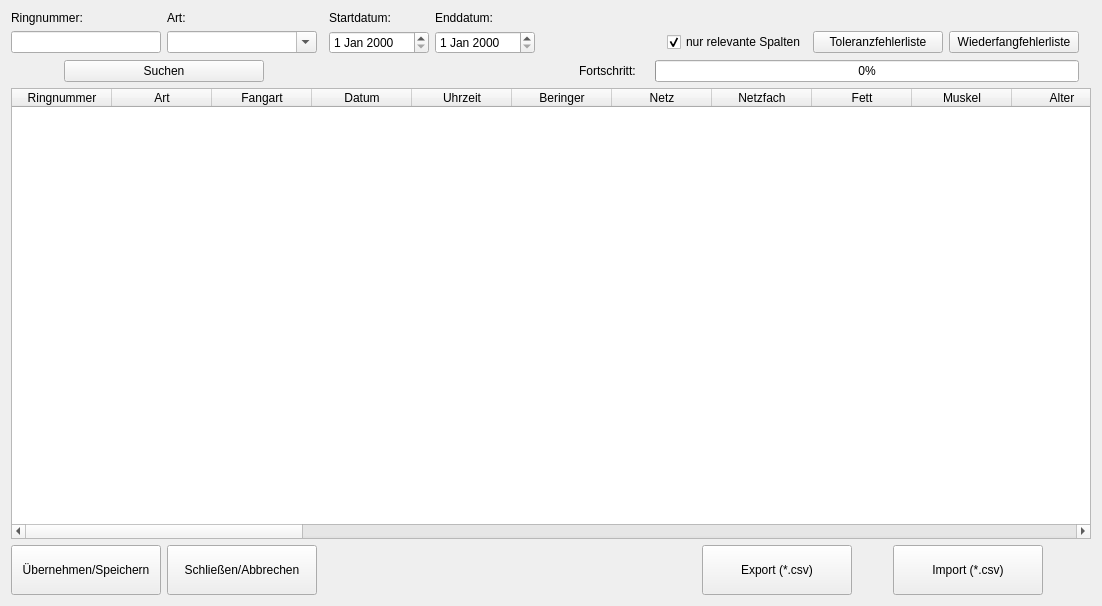
<?xml version="1.0" encoding="UTF-8"?>
<ui version="4.0">
 <class>Form</class>
 <widget class="QWidget" name="Form">
  <property name="geometry">
   <rect>
    <x>0</x>
    <y>0</y>
    <width>1102</width>
    <height>606</height>
   </rect>
  </property>
  <property name="windowTitle">
   <string>Einzeleintrag nach Ringnummer</string>
  </property>
  <property name="layoutDirection">
   <enum>Qt::LeftToRight</enum>
  </property>
  <layout class="QGridLayout" name="gridLayout">
   <item row="2" column="4">
    <widget class="QLabel" name="label_5">
     <property name="toolTip">
      <string>Rechtsklick fügt aktuelles Datum ein.</string>
     </property>
     <property name="text">
      <string>Enddatum:</string>
     </property>
    </widget>
   </item>
   <item row="3" column="3">
    <widget class="QDateEdit" name="DE_start">
     <property name="minimumSize">
      <size>
       <width>100</width>
       <height>0</height>
      </size>
     </property>
     <property name="maximumSize">
      <size>
       <width>100</width>
       <height>16777215</height>
      </size>
     </property>
    </widget>
   </item>
   <item row="3" column="1">
    <widget class="QComboBox" name="CMB_art">
     <property name="sizePolicy">
      <sizepolicy hsizetype="Expanding" vsizetype="Fixed">
       <horstretch>0</horstretch>
       <verstretch>0</verstretch>
      </sizepolicy>
     </property>
     <property name="minimumSize">
      <size>
       <width>150</width>
       <height>0</height>
      </size>
     </property>
     <property name="maximumSize">
      <size>
       <width>250</width>
       <height>16777215</height>
      </size>
     </property>
     <property name="editable">
      <bool>true</bool>
     </property>
     <property name="insertPolicy">
      <enum>QComboBox::NoInsert</enum>
     </property>
    </widget>
   </item>
   <item row="2" column="3">
    <widget class="QLabel" name="label_3">
     <property name="toolTip">
      <string>Rechtsklick fügt aktuelles Datum ein.</string>
     </property>
     <property name="text">
      <string>Startdatum:</string>
     </property>
    </widget>
   </item>
   <item row="4" column="8" colspan="5">
    <layout class="QHBoxLayout" name="horizontalLayout_2">
     <item>
      <widget class="QProgressBar" name="progressBar">
       <property name="maximum">
        <number>1000</number>
       </property>
       <property name="value">
        <number>0</number>
       </property>
       <property name="textVisible">
        <bool>true</bool>
       </property>
      </widget>
     </item>
    </layout>
   </item>
   <item row="2" column="1">
    <widget class="QLabel" name="label_2">
     <property name="text">
      <string>Art:</string>
     </property>
    </widget>
   </item>
   <item row="3" column="6">
    <spacer name="horizontalSpacer">
     <property name="orientation">
      <enum>Qt::Horizontal</enum>
     </property>
     <property name="sizeHint" stdset="0">
      <size>
       <width>40</width>
       <height>20</height>
      </size>
     </property>
    </spacer>
   </item>
   <item row="3" column="11">
    <widget class="QPushButton" name="BTN_fehlerliste">
     <property name="minimumSize">
      <size>
       <width>130</width>
       <height>0</height>
      </size>
     </property>
     <property name="maximumSize">
      <size>
       <width>150</width>
       <height>16777215</height>
      </size>
     </property>
     <property name="text">
      <string>Toleranzfehlerliste</string>
     </property>
    </widget>
   </item>
   <item row="7" column="0">
    <widget class="QPushButton" name="BTN_save">
     <property name="sizePolicy">
      <sizepolicy hsizetype="Fixed" vsizetype="Fixed">
       <horstretch>0</horstretch>
       <verstretch>0</verstretch>
      </sizepolicy>
     </property>
     <property name="minimumSize">
      <size>
       <width>140</width>
       <height>50</height>
      </size>
     </property>
     <property name="maximumSize">
      <size>
       <width>150</width>
       <height>50</height>
      </size>
     </property>
     <property name="text">
      <string>Übernehmen/Speichern</string>
     </property>
    </widget>
   </item>
   <item row="7" column="1">
    <widget class="QPushButton" name="BTN_cancel">
     <property name="sizePolicy">
      <sizepolicy hsizetype="Fixed" vsizetype="Fixed">
       <horstretch>0</horstretch>
       <verstretch>0</verstretch>
      </sizepolicy>
     </property>
     <property name="minimumSize">
      <size>
       <width>150</width>
       <height>50</height>
      </size>
     </property>
     <property name="maximumSize">
      <size>
       <width>150</width>
       <height>50</height>
      </size>
     </property>
     <property name="text">
      <string>Schließen/Abbrechen</string>
     </property>
    </widget>
   </item>
   <item row="4" column="4" colspan="3">
    <layout class="QHBoxLayout" name="horizontalLayout_4">
     <item>
      <widget class="QLabel" name="LBL_progress">
       <property name="maximumSize">
        <size>
         <width>200</width>
         <height>16777215</height>
        </size>
       </property>
       <property name="text">
        <string>Fortschritt: </string>
       </property>
       <property name="alignment">
        <set>Qt::AlignRight|Qt::AlignTrailing|Qt::AlignVCenter</set>
       </property>
      </widget>
     </item>
    </layout>
   </item>
   <item row="7" column="10" colspan="3">
    <layout class="QHBoxLayout" name="horizontalLayout">
     <item>
      <widget class="QPushButton" name="BTN_export">
       <property name="sizePolicy">
        <sizepolicy hsizetype="Fixed" vsizetype="Fixed">
         <horstretch>0</horstretch>
         <verstretch>0</verstretch>
        </sizepolicy>
       </property>
       <property name="minimumSize">
        <size>
         <width>150</width>
         <height>50</height>
        </size>
       </property>
       <property name="maximumSize">
        <size>
         <width>150</width>
         <height>50</height>
        </size>
       </property>
       <property name="text">
        <string>Export (*.csv)</string>
       </property>
      </widget>
     </item>
     <item>
      <widget class="QPushButton" name="BTN_import">
       <property name="sizePolicy">
        <sizepolicy hsizetype="Fixed" vsizetype="Fixed">
         <horstretch>0</horstretch>
         <verstretch>0</verstretch>
        </sizepolicy>
       </property>
       <property name="minimumSize">
        <size>
         <width>150</width>
         <height>50</height>
        </size>
       </property>
       <property name="maximumSize">
        <size>
         <width>150</width>
         <height>50</height>
        </size>
       </property>
       <property name="text">
        <string>Import (*.csv)</string>
       </property>
      </widget>
     </item>
    </layout>
   </item>
   <item row="3" column="4">
    <widget class="QDateEdit" name="DE_end">
     <property name="minimumSize">
      <size>
       <width>100</width>
       <height>0</height>
      </size>
     </property>
     <property name="maximumSize">
      <size>
       <width>100</width>
       <height>16777215</height>
      </size>
     </property>
    </widget>
   </item>
   <item row="6" column="0" colspan="15">
    <widget class="QTableWidget" name="TBL_results">
     <property name="sizeAdjustPolicy">
      <enum>QAbstractScrollArea::AdjustToContents</enum>
     </property>
     <property name="sortingEnabled">
      <bool>true</bool>
     </property>
     <column>
      <property name="text">
       <string>Ringnummer</string>
      </property>
     </column>
     <column>
      <property name="text">
       <string>Art</string>
      </property>
     </column>
     <column>
      <property name="text">
       <string>Fangart</string>
      </property>
     </column>
     <column>
      <property name="text">
       <string>Datum</string>
      </property>
     </column>
     <column>
      <property name="text">
       <string>Uhrzeit</string>
      </property>
     </column>
     <column>
      <property name="text">
       <string>Beringer</string>
      </property>
     </column>
     <column>
      <property name="text">
       <string>Netz</string>
      </property>
     </column>
     <column>
      <property name="text">
       <string>Netzfach</string>
      </property>
     </column>
     <column>
      <property name="text">
       <string>Fett</string>
      </property>
     </column>
     <column>
      <property name="text">
       <string>Muskel</string>
      </property>
     </column>
     <column>
      <property name="text">
       <string>Alter</string>
      </property>
     </column>
     <column>
      <property name="text">
       <string>Geschlecht</string>
      </property>
     </column>
     <column>
      <property name="text">
       <string>Kleingefiedermauser</string>
      </property>
     </column>
     <column>
      <property name="text">
       <string>Mauserfortschritt</string>
      </property>
     </column>
     <column>
      <property name="text">
       <string>Handschwingenmauser</string>
      </property>
     </column>
     <column>
      <property name="text">
       <string>Teilfederlänge</string>
      </property>
     </column>
     <column>
      <property name="text">
       <string>Flügellänge</string>
      </property>
     </column>
     <column>
      <property name="text">
       <string>Masse</string>
      </property>
     </column>
     <column>
      <property name="text">
       <string>Innenkerbe H2</string>
      </property>
     </column>
     <column>
      <property name="text">
       <string>Verletzungscode</string>
      </property>
     </column>
     <column>
      <property name="text">
       <string>Bemerkung</string>
      </property>
     </column>
     <column>
      <property name="text">
       <string>Station</string>
      </property>
     </column>
     <column>
      <property name="text">
       <string>Zentrale</string>
      </property>
     </column>
     <column>
      <property name="text">
       <string>HS2</string>
      </property>
     </column>
     <column>
      <property name="text">
       <string>HS4</string>
      </property>
     </column>
     <column>
      <property name="text">
       <string>HS5</string>
      </property>
     </column>
     <column>
      <property name="text">
       <string>HS6</string>
      </property>
     </column>
     <column>
      <property name="text">
       <string>HS7</string>
      </property>
     </column>
     <column>
      <property name="text">
       <string>HS8</string>
      </property>
     </column>
     <column>
      <property name="text">
       <string>HS9</string>
      </property>
     </column>
     <column>
      <property name="text">
       <string>HS10</string>
      </property>
     </column>
     <column>
      <property name="text">
       <string>AS1</string>
      </property>
     </column>
     <column>
      <property name="text">
       <string>Tarsus</string>
      </property>
     </column>
     <column>
      <property name="text">
       <string>Schnabellänge</string>
      </property>
     </column>
     <column>
      <property name="text">
       <string>Schnabelbreite</string>
      </property>
     </column>
     <column>
      <property name="text">
       <string>Innenfußspanne</string>
      </property>
     </column>
     <column>
      <property name="text">
       <string>Mauserkarte</string>
      </property>
     </column>
     <column>
      <property name="text">
       <string>ESF_ID</string>
      </property>
     </column>
    </widget>
   </item>
   <item row="2" column="0">
    <widget class="QLabel" name="label">
     <property name="text">
      <string>Ringnummer:</string>
     </property>
    </widget>
   </item>
   <item row="3" column="10">
    <widget class="QCheckBox" name="CHB_rel_col">
     <property name="sizePolicy">
      <sizepolicy hsizetype="Fixed" vsizetype="Fixed">
       <horstretch>0</horstretch>
       <verstretch>0</verstretch>
      </sizepolicy>
     </property>
     <property name="minimumSize">
      <size>
       <width>140</width>
       <height>0</height>
      </size>
     </property>
     <property name="maximumSize">
      <size>
       <width>140</width>
       <height>16777215</height>
      </size>
     </property>
     <property name="text">
      <string>nur relevante Spalten</string>
     </property>
     <property name="checked">
      <bool>true</bool>
     </property>
    </widget>
   </item>
   <item row="3" column="0">
    <widget class="QLineEdit" name="INP_ringnb">
     <property name="minimumSize">
      <size>
       <width>150</width>
       <height>0</height>
      </size>
     </property>
     <property name="maximumSize">
      <size>
       <width>150</width>
       <height>16777215</height>
      </size>
     </property>
    </widget>
   </item>
   <item row="3" column="12">
    <widget class="QPushButton" name="BTN_fehlerliste_wiederfang">
     <property name="minimumSize">
      <size>
       <width>130</width>
       <height>0</height>
      </size>
     </property>
     <property name="maximumSize">
      <size>
       <width>150</width>
       <height>16777215</height>
      </size>
     </property>
     <property name="text">
      <string>Wiederfangfehlerliste</string>
     </property>
    </widget>
   </item>
   <item row="4" column="0" colspan="2">
    <layout class="QHBoxLayout" name="horizontalLayout_3">
     <item>
      <widget class="QPushButton" name="BTN_search">
       <property name="maximumSize">
        <size>
         <width>200</width>
         <height>16777215</height>
        </size>
       </property>
       <property name="text">
        <string>Suchen</string>
       </property>
      </widget>
     </item>
    </layout>
   </item>
  </layout>
 </widget>
 <tabstops>
  <tabstop>INP_ringnb</tabstop>
  <tabstop>CMB_art</tabstop>
  <tabstop>DE_start</tabstop>
  <tabstop>DE_end</tabstop>
  <tabstop>TBL_results</tabstop>
 </tabstops>
 <resources/>
 <connections/>
</ui>
